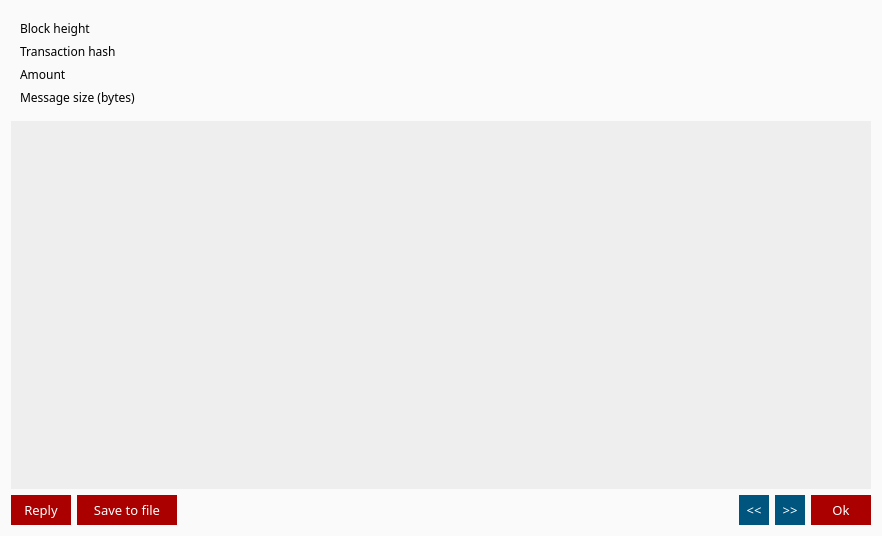
<?xml version="1.0" encoding="UTF-8"?>
<ui version="4.0">
 <class>MessageDetailsDialog</class>
 <widget class="QDialog" name="MessageDetailsDialog">
  <property name="geometry">
   <rect>
    <x>0</x>
    <y>0</y>
    <width>882</width>
    <height>536</height>
   </rect>
  </property>
  <property name="windowTitle">
   <string>Message</string>
  </property>
  <property name="styleSheet">
   <string notr="true">border: 0px;
color: rgb(0, 0, 0);
background-color: rgb(250, 250, 250);
font-family: Poppins;</string>
  </property>
  <layout class="QVBoxLayout" name="verticalLayout">
   <item>
    <widget class="QFrame" name="frame">
     <property name="frameShape">
      <enum>QFrame::NoFrame</enum>
     </property>
     <property name="frameShadow">
      <enum>QFrame::Raised</enum>
     </property>
     <layout class="QGridLayout" name="gridLayout" columnstretch="0,1">
      <property name="horizontalSpacing">
       <number>20</number>
      </property>
      <item row="0" column="0">
       <widget class="QLabel" name="label">
        <property name="font">
         <font>
          <family>Poppins</family>
          <pointsize>9</pointsize>
         </font>
        </property>
        <property name="text">
         <string>Block height</string>
        </property>
       </widget>
      </item>
      <item row="0" column="1">
       <widget class="QLabel" name="m_heightLabel">
        <property name="font">
         <font>
          <family>Poppins</family>
          <pointsize>9</pointsize>
         </font>
        </property>
        <property name="text">
         <string/>
        </property>
       </widget>
      </item>
      <item row="2" column="0">
       <widget class="QLabel" name="label_5">
        <property name="font">
         <font>
          <family>Poppins</family>
          <pointsize>9</pointsize>
         </font>
        </property>
        <property name="text">
         <string>Amount</string>
        </property>
       </widget>
      </item>
      <item row="1" column="1">
       <widget class="QLabel" name="m_hashLabel">
        <property name="font">
         <font>
          <family>Poppins</family>
          <pointsize>9</pointsize>
         </font>
        </property>
        <property name="text">
         <string/>
        </property>
       </widget>
      </item>
      <item row="2" column="1">
       <widget class="QLabel" name="m_amountLabel">
        <property name="font">
         <font>
          <family>Poppins</family>
          <pointsize>9</pointsize>
         </font>
        </property>
        <property name="text">
         <string/>
        </property>
       </widget>
      </item>
      <item row="1" column="0">
       <widget class="QLabel" name="label_3">
        <property name="font">
         <font>
          <family>Poppins</family>
          <pointsize>9</pointsize>
         </font>
        </property>
        <property name="text">
         <string>Transaction hash</string>
        </property>
       </widget>
      </item>
      <item row="3" column="0">
       <widget class="QLabel" name="label_7">
        <property name="font">
         <font>
          <family>Poppins</family>
          <pointsize>9</pointsize>
         </font>
        </property>
        <property name="text">
         <string>Message size (bytes)</string>
        </property>
       </widget>
      </item>
      <item row="3" column="1">
       <widget class="QLabel" name="m_sizeLabel">
        <property name="font">
         <font>
          <family>Poppins</family>
          <pointsize>9</pointsize>
         </font>
        </property>
        <property name="text">
         <string/>
        </property>
       </widget>
      </item>
     </layout>
    </widget>
   </item>
   <item>
    <widget class="QTextEdit" name="m_messageTextEdit">
     <property name="styleSheet">
      <string notr="true">padding: 3px; border: 0px; 
background-color: rgb(238, 238, 238);
color: rgb(0, 0, 0);
font-size: 12px;
font-family: Poppins;</string>
     </property>
     <property name="readOnly">
      <bool>true</bool>
     </property>
    </widget>
   </item>
   <item>
    <layout class="QHBoxLayout" name="horizontalLayout">
     <item>
      <widget class="QPushButton" name="m_replyButton">
       <property name="minimumSize">
        <size>
         <width>60</width>
         <height>30</height>
        </size>
       </property>
       <property name="font">
        <font>
         <family>Poppins</family>
         <pointsize>-1</pointsize>
        </font>
       </property>
       <property name="cursor">
        <cursorShape>PointingHandCursor</cursorShape>
       </property>
       <property name="styleSheet">
        <string notr="true">color: rgb(255, 255, 255);
background-color: rgb(170, 0, 0);
font-size: 13px;
font-family: Poppins;</string>
       </property>
       <property name="text">
        <string>Reply</string>
       </property>
       <property name="autoDefault">
        <bool>false</bool>
       </property>
      </widget>
     </item>
     <item>
      <widget class="QPushButton" name="m_saveButton">
       <property name="minimumSize">
        <size>
         <width>100</width>
         <height>30</height>
        </size>
       </property>
       <property name="font">
        <font>
         <family>Poppins</family>
         <pointsize>-1</pointsize>
        </font>
       </property>
       <property name="cursor">
        <cursorShape>PointingHandCursor</cursorShape>
       </property>
       <property name="styleSheet">
        <string notr="true">color: rgb(255, 255, 255);
background-color: rgb(170, 0, 0);
font-size: 13px;
font-family: Poppins;</string>
       </property>
       <property name="text">
        <string>Save to file</string>
       </property>
      </widget>
     </item>
     <item>
      <spacer name="horizontalSpacer">
       <property name="orientation">
        <enum>Qt::Horizontal</enum>
       </property>
       <property name="sizeHint" stdset="0">
        <size>
         <width>40</width>
         <height>20</height>
        </size>
       </property>
      </spacer>
     </item>
     <item>
      <widget class="QPushButton" name="m_prevButton">
       <property name="minimumSize">
        <size>
         <width>30</width>
         <height>30</height>
        </size>
       </property>
       <property name="font">
        <font>
         <family>Poppins</family>
         <pointsize>-1</pointsize>
        </font>
       </property>
       <property name="cursor">
        <cursorShape>PointingHandCursor</cursorShape>
       </property>
       <property name="styleSheet">
        <string notr="true">color: rgb(255, 255, 255);
background-color: rgb(0, 85, 127);
font-size: 13px;
font-family: Poppins;</string>
       </property>
       <property name="text">
        <string>&lt;&lt;</string>
       </property>
      </widget>
     </item>
     <item>
      <widget class="QPushButton" name="m_nextButton">
       <property name="minimumSize">
        <size>
         <width>30</width>
         <height>30</height>
        </size>
       </property>
       <property name="font">
        <font>
         <family>Poppins</family>
         <pointsize>-1</pointsize>
        </font>
       </property>
       <property name="cursor">
        <cursorShape>PointingHandCursor</cursorShape>
       </property>
       <property name="styleSheet">
        <string notr="true">color: rgb(255, 255, 255);
background-color: rgb(0, 85, 127);
font-size: 13px;
font-family: Poppins;</string>
       </property>
       <property name="text">
        <string>&gt;&gt;</string>
       </property>
      </widget>
     </item>
     <item>
      <widget class="QPushButton" name="m_okButton">
       <property name="minimumSize">
        <size>
         <width>60</width>
         <height>30</height>
        </size>
       </property>
       <property name="font">
        <font>
         <family>Poppins</family>
         <pointsize>-1</pointsize>
        </font>
       </property>
       <property name="cursor">
        <cursorShape>PointingHandCursor</cursorShape>
       </property>
       <property name="styleSheet">
        <string notr="true">color: rgb(255, 255, 255);
background-color: rgb(170, 0, 0);
font-size: 13px;
font-family: Poppins;</string>
       </property>
       <property name="text">
        <string>Ok</string>
       </property>
       <property name="autoDefault">
        <bool>true</bool>
       </property>
       <property name="default">
        <bool>true</bool>
       </property>
      </widget>
     </item>
    </layout>
   </item>
  </layout>
 </widget>
 <resources/>
 <connections>
  <connection>
   <sender>m_okButton</sender>
   <signal>clicked()</signal>
   <receiver>MessageDetailsDialog</receiver>
   <slot>reject()</slot>
   <hints>
    <hint type="sourcelabel">
     <x>662</x>
     <y>464</y>
    </hint>
    <hint type="destinationlabel">
     <x>352</x>
     <y>246</y>
    </hint>
   </hints>
  </connection>
  <connection>
   <sender>m_replyButton</sender>
   <signal>clicked()</signal>
   <receiver>MessageDetailsDialog</receiver>
   <slot>accept()</slot>
   <hints>
    <hint type="sourcelabel">
     <x>592</x>
     <y>464</y>
    </hint>
    <hint type="destinationlabel">
     <x>352</x>
     <y>246</y>
    </hint>
   </hints>
  </connection>
  <connection>
   <sender>m_prevButton</sender>
   <signal>clicked()</signal>
   <receiver>MessageDetailsDialog</receiver>
   <slot>prevClicked()</slot>
   <hints>
    <hint type="sourcelabel">
     <x>461</x>
     <y>464</y>
    </hint>
    <hint type="destinationlabel">
     <x>352</x>
     <y>246</y>
    </hint>
   </hints>
  </connection>
  <connection>
   <sender>m_nextButton</sender>
   <signal>clicked()</signal>
   <receiver>MessageDetailsDialog</receiver>
   <slot>nextClicked()</slot>
   <hints>
    <hint type="sourcelabel">
     <x>522</x>
     <y>464</y>
    </hint>
    <hint type="destinationlabel">
     <x>352</x>
     <y>246</y>
    </hint>
   </hints>
  </connection>
  <connection>
   <sender>m_saveButton</sender>
   <signal>clicked()</signal>
   <receiver>MessageDetailsDialog</receiver>
   <slot>saveClicked()</slot>
   <hints>
    <hint type="sourcelabel">
     <x>146</x>
     <y>464</y>
    </hint>
    <hint type="destinationlabel">
     <x>352</x>
     <y>246</y>
    </hint>
   </hints>
  </connection>
 </connections>
 <slots>
  <slot>prevClicked()</slot>
  <slot>nextClicked()</slot>
  <slot>saveClicked()</slot>
 </slots>
</ui>
